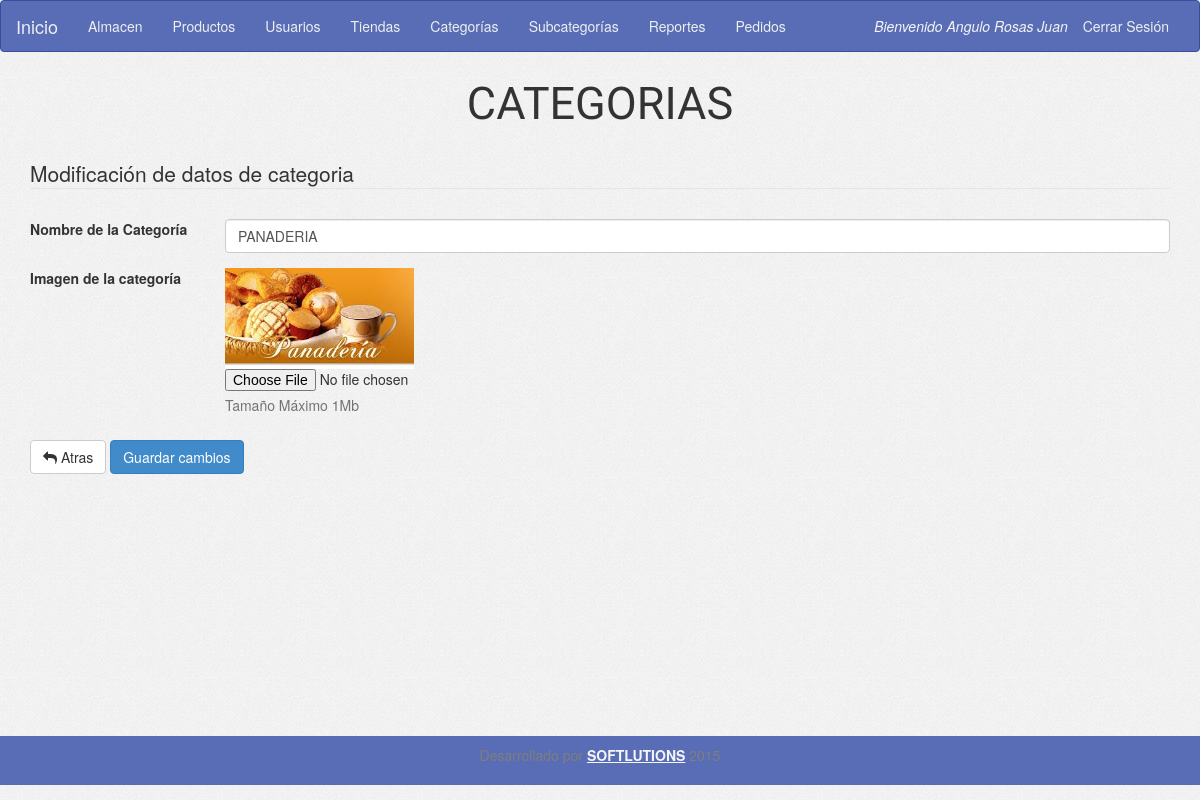
Page /form_update_category.php?id=11 (signed in) on the committed database.
### tables this page shows
CREATE TABLE IF NOT EXISTS `categorias` (
  `id` int(11) NOT NULL,
  `nombre` varchar(20) NOT NULL,
  `created` date NOT NULL,
  `created_by_user_id` int(11) NOT NULL,
  `activo` tinyint(4) NOT NULL,
  `img` varchar(50) DEFAULT NULL
);

### config/conexion.php (called while the page is built, shortened)
<?php
	$tCategory="categorias";
?>

### config/variables.php (called while the page is built, shortened)
<?php
        $rutaImgCat="uploads/categories/";
?>

### form_update_category.php (the view, shortened to what this page needs)
<?php
include('config/conexion.php');
include('header.php');
include ('menu.php');
if (!isset($_SESSION['sessA']))
  echo '<div class="row"><div class="col-sm-12 text-center"><h2>No ha iniciado sesión de Administrador</h2></div></div>';
else if ($_SESSION['perfil'] != "1")
  echo '<div class="row><div class="col-sm-12 text-center"><h2>No tienes permiso para entrar a esta sección</h2></div></div>';
else {
  $categoryId = $_GET['id'];
  include('config/variables.php');
  $sqlGetCategory = "SELECT nombre, img FROM $tCategory WHERE id='$categoryId' ";
  $resGetCategory = $con->query($sqlGetCategory);
  $rowGetCategory = $resGetCategory->fetch_assoc();
  ?>
  <div class="container">
    <div class="row">
      <div class="titulo-crud text-center">
        CATEGORIAS
      </div>
      <div class="msg"></div>
      <div class="col-md-12">
        <form id="formUpdCategory" name="formUpdCategory" method="POST" class="form-horizontal" enctype="multipart/form-data">
          <legend>Modificación de datos de categoria</legend>
            <div class="error"></div>
            <div class="form-group">
              <label class="col-sm-2">Nombre de la Categoría</label>
              <div class="col-sm-10">
                <input type="text" id="inputCategory" name="inputCategory" class="form-control" value="<?= $rowGetCategory['nombre']; ?>">
              </div>
            </div>
            <div class="form-group">
                <label class="col-sm-2">Imagen de la categoría</label>
                <div class="col-sm-10">
                    <img src="<?=$rutaImgCat.$rowGetCategory['img'];?>" width="20%">
                    <input type="file" id="inputImg" name="inputImg" >
                    <p class="help-block">Tamaño Máximo 1Mb</p>
                </div>
            </div>
            <div class="form-group">
              <div class="col-sm-offset-0 col-sm-12">
                <a href="form_select_category.php" class="btn btn-default"><i class="fa fa-mail-reply"></i> Atras</a>
                <button type="submit" class="btn btn-primary" >Guardar cambios</button>
              </div>
            </div>
          </form>
      </div>
    </div>
  </div>
  <?php
}
include ('footer.php');
?>

### assets/css/application.css (style rules this page uses)
body { min-height: 100%; background-image: url("../img/bg.jpg"); }
.titulo-crud { font-size: 4.5rem; font-family: 'Playball'; padding-bottom: .2rem; }
.error { font-size: 1.5rem; padding: .5rem; padding-left: 2rem; color: #4cae4c; }
.container { min-height: 83%; }
.msg { padding-left: 3rem; font-size: 2rem; padding-bottom: 1rem; padding-top: 1rem; }

### assets/css/loader.css (style rules this page uses)
p { line-height: 1.33em; color: #7E7E7E; }

### rows in the picture
categorias: inputCategory "PANADERIA", img (picture)

### other values in the picture
$_SESSION['userName'] "Angulo Rosas Juan"
